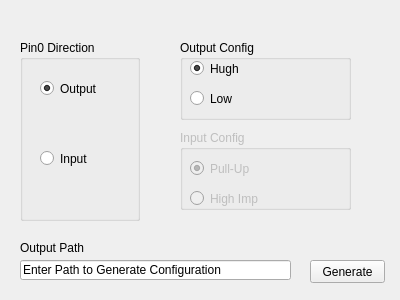
<?xml version="1.0" encoding="UTF-8"?>
<ui version="4.0">
 <class>Form</class>
 <widget class="QWidget" name="Form">
  <property name="geometry">
   <rect>
    <x>0</x>
    <y>0</y>
    <width>400</width>
    <height>300</height>
   </rect>
  </property>
  <property name="windowTitle">
   <string>Form</string>
  </property>
  <widget class="QGroupBox" name="InputGroup">
   <property name="geometry">
    <rect>
     <x>20</x>
     <y>40</y>
     <width>120</width>
     <height>181</height>
    </rect>
   </property>
   <property name="title">
    <string>Pin0 Direction</string>
   </property>
   <widget class="QRadioButton" name="Output">
    <property name="enabled">
     <bool>true</bool>
    </property>
    <property name="geometry">
     <rect>
      <x>20</x>
      <y>40</y>
      <width>82</width>
      <height>17</height>
     </rect>
    </property>
    <property name="text">
     <string>Output</string>
    </property>
    <property name="checked">
     <bool>true</bool>
    </property>
   </widget>
   <widget class="QRadioButton" name="Input">
    <property name="geometry">
     <rect>
      <x>20</x>
      <y>110</y>
      <width>82</width>
      <height>17</height>
     </rect>
    </property>
    <property name="text">
     <string>Input</string>
    </property>
   </widget>
  </widget>
  <widget class="QGroupBox" name="OutputConfigGroup">
   <property name="geometry">
    <rect>
     <x>180</x>
     <y>40</y>
     <width>171</width>
     <height>80</height>
    </rect>
   </property>
   <property name="title">
    <string>Output Config</string>
   </property>
   <widget class="QRadioButton" name="High">
    <property name="geometry">
     <rect>
      <x>10</x>
      <y>20</y>
      <width>82</width>
      <height>17</height>
     </rect>
    </property>
    <property name="text">
     <string>Hugh</string>
    </property>
    <property name="checked">
     <bool>true</bool>
    </property>
   </widget>
   <widget class="QRadioButton" name="Low">
    <property name="geometry">
     <rect>
      <x>10</x>
      <y>50</y>
      <width>82</width>
      <height>17</height>
     </rect>
    </property>
    <property name="text">
     <string>Low</string>
    </property>
   </widget>
  </widget>
  <widget class="QGroupBox" name="OutputInputGroup">
   <property name="enabled">
    <bool>false</bool>
   </property>
   <property name="geometry">
    <rect>
     <x>180</x>
     <y>130</y>
     <width>171</width>
     <height>80</height>
    </rect>
   </property>
   <property name="title">
    <string>Input Config</string>
   </property>
   <widget class="QRadioButton" name="PullUp">
    <property name="geometry">
     <rect>
      <x>10</x>
      <y>30</y>
      <width>82</width>
      <height>17</height>
     </rect>
    </property>
    <property name="text">
     <string>Pull-Up</string>
    </property>
    <property name="checked">
     <bool>true</bool>
    </property>
   </widget>
   <widget class="QRadioButton" name="HighImp">
    <property name="geometry">
     <rect>
      <x>10</x>
      <y>60</y>
      <width>82</width>
      <height>17</height>
     </rect>
    </property>
    <property name="text">
     <string>High Imp</string>
    </property>
   </widget>
  </widget>
  <widget class="QLineEdit" name="Output_Path">
   <property name="geometry">
    <rect>
     <x>20</x>
     <y>260</y>
     <width>271</width>
     <height>20</height>
    </rect>
   </property>
   <property name="text">
    <string>Enter Path to Generate Configuration</string>
   </property>
  </widget>
  <widget class="QPushButton" name="GenerateButton">
   <property name="geometry">
    <rect>
     <x>310</x>
     <y>260</y>
     <width>75</width>
     <height>23</height>
    </rect>
   </property>
   <property name="text">
    <string>Generate</string>
   </property>
  </widget>
  <widget class="QLabel" name="label">
   <property name="geometry">
    <rect>
     <x>20</x>
     <y>240</y>
     <width>131</width>
     <height>16</height>
    </rect>
   </property>
   <property name="text">
    <string>Output Path</string>
   </property>
  </widget>
 </widget>
 <resources/>
 <connections>
  <connection>
   <sender>Output</sender>
   <signal>clicked(bool)</signal>
   <receiver>OutputInputGroup</receiver>
   <slot>setDisabled(bool)</slot>
   <hints>
    <hint type="sourcelabel">
     <x>80</x>
     <y>88</y>
    </hint>
    <hint type="destinationlabel">
     <x>265</x>
     <y>169</y>
    </hint>
   </hints>
  </connection>
  <connection>
   <sender>Output</sender>
   <signal>clicked(bool)</signal>
   <receiver>OutputConfigGroup</receiver>
   <slot>setEnabled(bool)</slot>
   <hints>
    <hint type="sourcelabel">
     <x>80</x>
     <y>88</y>
    </hint>
    <hint type="destinationlabel">
     <x>265</x>
     <y>79</y>
    </hint>
   </hints>
  </connection>
  <connection>
   <sender>Input</sender>
   <signal>clicked(bool)</signal>
   <receiver>OutputInputGroup</receiver>
   <slot>setEnabled(bool)</slot>
   <hints>
    <hint type="sourcelabel">
     <x>80</x>
     <y>158</y>
    </hint>
    <hint type="destinationlabel">
     <x>265</x>
     <y>169</y>
    </hint>
   </hints>
  </connection>
  <connection>
   <sender>Input</sender>
   <signal>clicked(bool)</signal>
   <receiver>OutputConfigGroup</receiver>
   <slot>setDisabled(bool)</slot>
   <hints>
    <hint type="sourcelabel">
     <x>80</x>
     <y>158</y>
    </hint>
    <hint type="destinationlabel">
     <x>265</x>
     <y>79</y>
    </hint>
   </hints>
  </connection>
  <connection>
   <sender>GenerateButton</sender>
   <signal>clicked(bool)</signal>
   <receiver>Form</receiver>
   <slot>close()</slot>
   <hints>
    <hint type="sourcelabel">
     <x>347</x>
     <y>271</y>
    </hint>
    <hint type="destinationlabel">
     <x>199</x>
     <y>149</y>
    </hint>
   </hints>
  </connection>
 </connections>
</ui>
